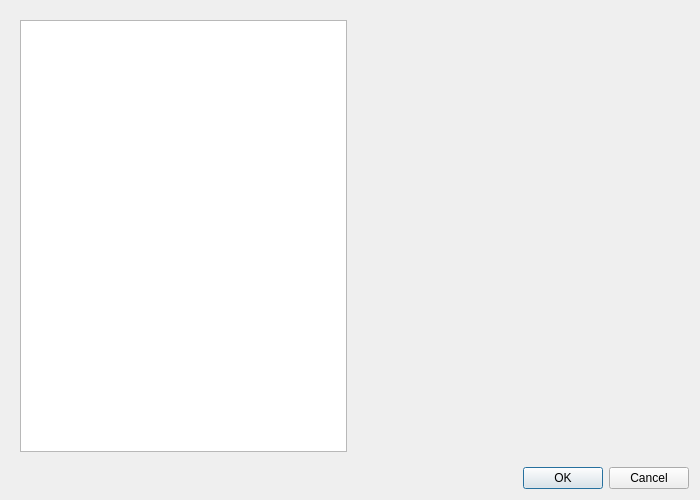
<?xml version="1.0" encoding="UTF-8"?>
<ui version="4.0">
 <class>mmind::SettingsDialog</class>
 <widget class="QDialog" name="mmind::SettingsDialog">
  <property name="geometry">
   <rect>
    <x>0</x>
    <y>0</y>
    <width>700</width>
    <height>500</height>
   </rect>
  </property>
  <property name="windowTitle">
   <string>Options</string>
  </property>
  <layout class="QVBoxLayout" name="verticalLayout">
   <item>
    <widget class="QWidget" name="widget" native="true">
     <layout class="QHBoxLayout" name="horizontalLayout">
      <item>
       <widget class="QListWidget" name="listWidget"/>
      </item>
      <item>
       <widget class="QStackedWidget" name="stackedWidget">
        <property name="currentIndex">
         <number>-1</number>
        </property>
       </widget>
      </item>
     </layout>
    </widget>
   </item>
   <item>
    <widget class="QDialogButtonBox" name="buttonBox">
     <property name="orientation">
      <enum>Qt::Horizontal</enum>
     </property>
     <property name="standardButtons">
      <set>QDialogButtonBox::Cancel|QDialogButtonBox::Ok</set>
     </property>
    </widget>
   </item>
  </layout>
 </widget>
 <resources/>
 <connections>
  <connection>
   <sender>buttonBox</sender>
   <signal>accepted()</signal>
   <receiver>mmind::SettingsDialog</receiver>
   <slot>accept()</slot>
   <hints>
    <hint type="sourcelabel">
     <x>248</x>
     <y>254</y>
    </hint>
    <hint type="destinationlabel">
     <x>157</x>
     <y>274</y>
    </hint>
   </hints>
  </connection>
  <connection>
   <sender>buttonBox</sender>
   <signal>rejected()</signal>
   <receiver>mmind::SettingsDialog</receiver>
   <slot>reject()</slot>
   <hints>
    <hint type="sourcelabel">
     <x>316</x>
     <y>260</y>
    </hint>
    <hint type="destinationlabel">
     <x>286</x>
     <y>274</y>
    </hint>
   </hints>
  </connection>
 </connections>
</ui>
